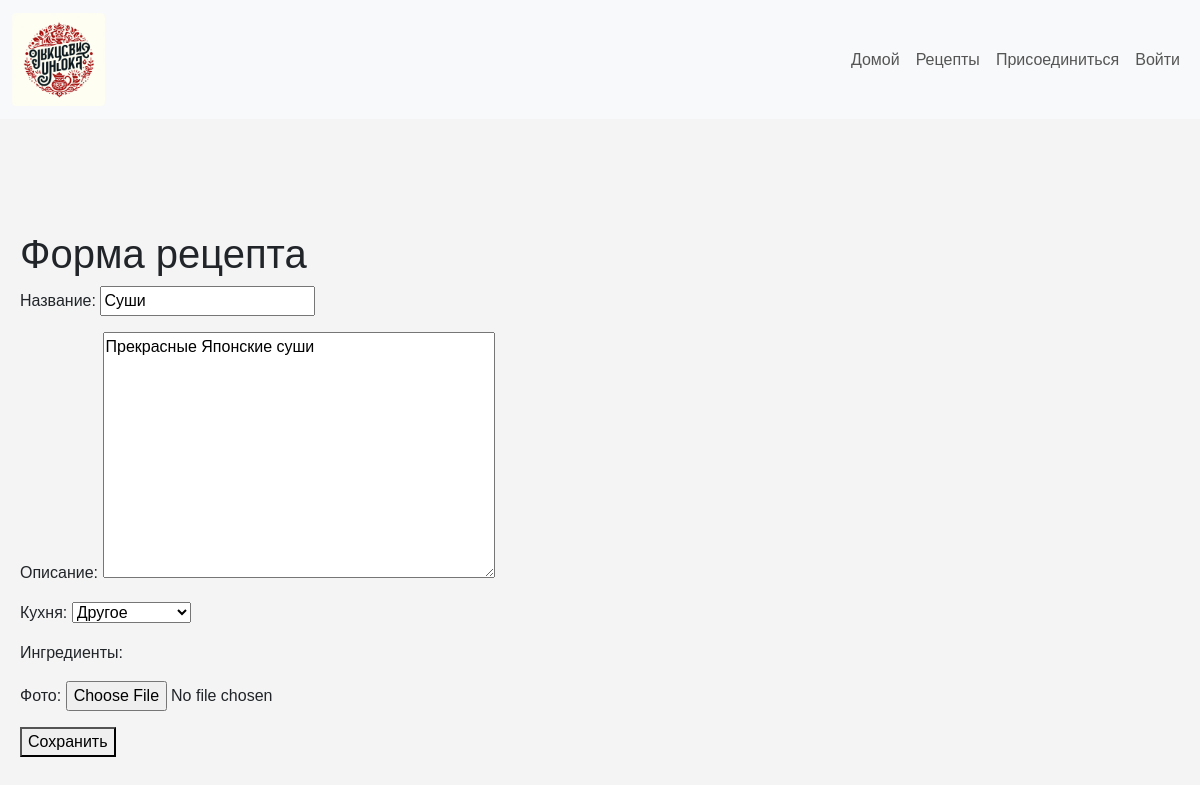
The page /update/1/ (signed in) on the database its author committed.
### recipes/models.py (models this page shows, shortened)
class Recipe(models.Model):
    title = models.CharField(max_length=255, verbose_name='Название')
    description = models.TextField(verbose_name='Описание')
    created_at = models.DateTimeField(auto_now_add=True, verbose_name='Дата создания')
    updated_at = models.DateTimeField(auto_now=True, verbose_name='Дата обновления')
    author = models.ForeignKey(User, on_delete=models.CASCADE, verbose_name='Автор')
    photo = models.ImageField(upload_to='recipes_photos/', blank=True, null=True, verbose_name='Фото')
    cuisine = models.CharField(max_length=100, null=True, blank=True, choices=(
        ('Итальянская', 'Итальянская'),
        ('Французская', 'Французская'),
        ('Грузинская', 'Грузинская'),
        ('Русская', 'Русская'),
        ('Китайская', 'Китайская'),
        ('Другое', 'Другое'),
    ), verbose_name='Кухня')
    ingredients = models.ManyToManyField(Ingredient, related_name='recipes', blank=True, verbose_name='Ингредиенты')
    likes = models.ManyToManyField(User, related_name='recipe_likes', verbose_name='Лайки')
    total_rating = models.IntegerField(default=0, verbose_name='Суммарный рейтинг')
    number_of_ratings = models.IntegerField(default=0, verbose_name='Количество оценок')

### recipes/views.py (the view)
# urls.py: path('update/<int:id>/', views.recipe_update, name='recipe_update'),
@login_required
def recipe_update(request, id):
    recipe = Recipe.objects.get(id=id)
    if request.method == 'POST':
        form = RecipeForm(request.POST, instance=recipe)
        if form.is_valid():
            form.save()
            return redirect('recipe_detail', id=recipe.id)
    else:
        form = RecipeForm(instance=recipe)
    return render(request, 'recipes/recipe_form.html', {'form': form})

### recipes/forms.py
class RecipeForm(forms.ModelForm):
    class Meta:
        model = Recipe
        fields = ['title', 'description', 'cuisine', 'ingredients', 'photo']
        widgets = {
            'ingredients': forms.CheckboxSelectMultiple
        }

### recipes/templates/recipes/recipe_form.html (shortened to what this page needs)
{% extends 'base.html' %}
{% block content %}
<h1>Форма рецепта</h1>
<form method="POST" enctype="multipart/form-data">
    {{ form.as_p }}
    <button type="submit">Сохранить</button>
</form>
{% endblock %}

### static/css/custom.css (style rules this page uses)
body, html { height: 100%; margin: 0; font-family: 'Arial', sans-serif; background-color: #f4f4f4; padding-top: 80px; }

### rows shown on the page
Recipe: title "Суши", description "Прекрасные Японские суши", cuisine "Другое"
